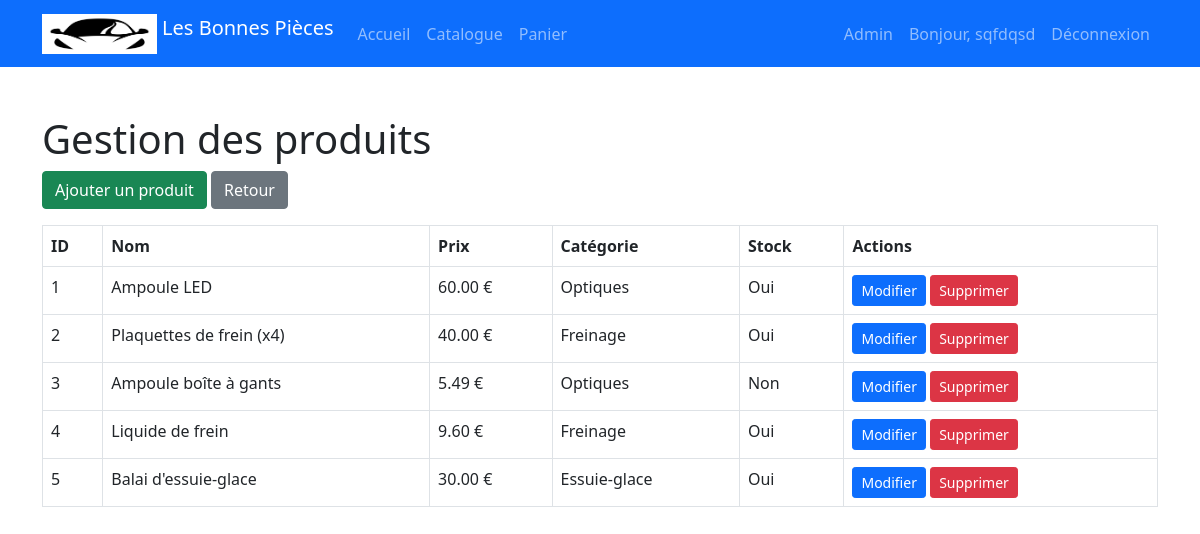
/admin_products.php (signed in), run on the app's committed database.
### tables this page shows
CREATE TABLE `products` (
  `product_id` int(11) NOT NULL,
  `name` varchar(200) NOT NULL,
  `description` text DEFAULT NULL,
  `price` decimal(10,2) NOT NULL,
  `category` varchar(100) DEFAULT NULL,
  `image` varchar(255) DEFAULT NULL,
  `disponibilite` tinyint(1) DEFAULT 1,
  `created_at` timestamp NOT NULL DEFAULT current_timestamp()
);

### admin_products.php (the view, shortened to what this page needs)
<?php
require_once(__DIR__ . '/config/database.php');
$stmt = $pdo->query("SELECT * FROM products ORDER BY product_id");
$data = $stmt->fetchAll();
?>
<!DOCTYPE html>
<html lang="fr">
<head>
    <link href="https://cdn.jsdelivr.net/npm/bootstrap@5.0.2/dist/css/bootstrap.min.css" rel="stylesheet">
</head>
<body>
<?php require_once(__DIR__ . '/navbar.php'); ?>
<div class="container my-5">
    <h1>Gestion des produits</h1>
    <div class="mb-3">
        <a href="admin_product_add.php" class="btn btn-success">Ajouter un produit</a>
        <a href="admin.php" class="btn btn-secondary">Retour</a>
    </div>
    <table class="table table-bordered">
        <tr>
            <th>ID</th>
            <th>Nom</th>
            <th>Prix</th>
            <th>Catégorie</th>
            <th>Stock</th>
            <th>Actions</th>
        </tr>
        <?php foreach ($data as $product): ?>
            <tr>
                <td><?php echo $product['product_id']; ?></td>
                <td><?php echo $product['name']; ?></td>
                <td><?php echo $product['price']; ?> €</td>
                <td><?php echo $product['category']; ?></td>
                <td><?php echo $product['disponibilite'] ? 'Oui' : 'Non'; ?></td>
                <td>
                    <a href="admin_product_edit.php?id=<?php echo $product['product_id']; ?>" class="btn btn-sm btn-primary">Modifier</a>
                    <a href="admin_product_delete.php?id=<?php echo $product['product_id']; ?>" class="btn btn-sm btn-danger">Supprimer</a>
                </td>
            </tr>
        <?php endforeach; ?>
    </table>
</div>
</body>
</html>

### data on the page
products: product_id "1", name "Ampoule LED", price "60.00", category "Optiques", disponibilite "Oui"
products: product_id "2", name "Plaquettes de frein (x4)", price "40.00", category "Freinage", disponibilite "Oui"
products: product_id "3", name "Ampoule boîte à gants", price "5.49", category "Optiques", disponibilite "Non"
products: product_id "4", name "Liquide de frein", price "9.60", category "Freinage", disponibilite "Oui"
products: product_id "5", name "Balai d'essuie-glace", price "30.00", category "Essuie-glace", disponibilite "Oui"

### other printed values
$username "sqfdqsd"
